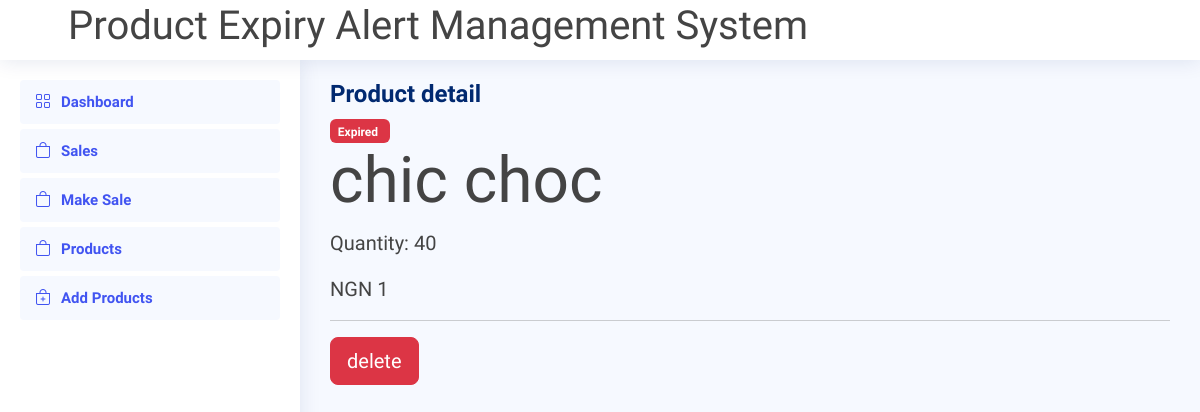
Page /inventory/3/ on the committed database.
### productManagement/models.py (models this page shows, shortened)
class Product(models.Model):
    category = models.ForeignKey(Category, on_delete=models.CASCADE)
    name = models.CharField(max_length=100)
    description = models.CharField(max_length=100)
    price = models.IntegerField()
    quantity = models.IntegerField()
    expiry_date = models.DateField(blank=True, editable=True)

### productManagement/views.py (the view)
# urls.py: path('inventory/<int:product_id>/', product_detail, name='product_detail'),
def product_detail(request, product_id):
    if request.POST:
        print(product_id)
        product = get_object_or_404(Product, pk=product_id)
        product.delete()
        return redirect("inventory")
    else:
        product = get_object_or_404(Product, id=product_id)
        context = {
            'product': product,
        }
        return render(request, 'product_detail.html', context)

### templates/product_detail.html (shortened to what this page needs)
{% extends "base.html" %}
{% block content %}
<header id="header" class="header fixed-top d-flex align-items-center">
    <h1 class="text-center p-5">Product Expiry Alert Management System</h1>
</header>
<aside id="sidebar" class="sidebar">
    <ul class="sidebar-nav" id="sidebar-nav">
        <li class="nav-item">
            <a class="nav-link " href="{% url 'index' %}">
                <i class="bi bi-grid"></i>
                <span>Dashboard</span>
            </a>
        </li>
        <li class="nav-item">
            <a class="nav-link " href="{% url 'sale' %}">
                <i class="bi bi-bag"></i>
                <span>Sales</span>
            </a>
        </li>
        <li class="nav-item">
            <a class="nav-link " href="{% url 'make-sale' %}">
                <i class="bi bi-bag"></i>
                <span>Make Sale</span>
            </a>
        </li>
        <li class="nav-item">
            <a class="nav-link " href="{% url 'inventory' %}">
                <i class="bi bi-bag"></i>
                <span>Products</span>
            </a>
        </li>
        <li class="nav-item">
            <a class="nav-link " href="{% url 'add-product' %}">
                <i class="bi bi-bag-plus"></i>
                <span>Add Products</span>
            </a>
        </li>
    </ul>
</aside>
<main id="main" class="main">
    <div class="pagetitle">
        <h1>Product detail</h1>
    </div>
    <section class="section dashboard">
        <div class="jumbotron">
            <div class="bg-danger rounded" style="width: 60px;">
                <span class="badge badge-danger text-white">Expired</span>
            </div>
            <h1 class="display-3">{{product.name}}</h1>
            <p class="lead">Quantity: {{product.quantity}}</p>
            <p class="lead">NGN {{product.price}}</p>
            <hr class="my-2">
            <p class="lead">
            <form method="post">
                <button class="btn btn-danger btn-lg" type="submit" href="" role="button">
                    delete</button>
            </form>
            </p>
        </div>
    </section>
</main>
{% endblock %}

### static/css/style.css (style rules this page uses)
:root { scroll-behavior: smooth; }
body { font-family: "Open Sans", sans-serif; background: #f6f9ff; color: #444444; }
a { color: #4154f1; text-decoration: none; }
h1, h2, h3, h4, h5, h6 { font-family: "Nunito", sans-serif; }
#main { margin-top: 60px; padding: 20px 30px; transition: all 0.3s; }
.pagetitle { margin-bottom: 10px; }
.pagetitle h1 { font-size: 24px; margin-bottom: 0; font-weight: 600; color: #012970; }
.header { transition: all 0.5s; z-index: 997; height: 60px; box-shadow: 0px 2px 20px rgba(1, 41, 112, 0.1); background-color: #fff; padding-left: 20px; }
.sidebar { position: fixed; top: 60px; left: 0; bottom: 0; width: 300px; z-index: 996; transition: all 0.3s; padding: 20px; overflow-y: auto; scrollbar-width: thin; scrollbar-color: #aab7cf transparent; box-shadow: 0px 0px 20px rgba(1, 41, 112, 0.1); background-color: #fff; }
@media (min-width: 1200px) { #main, #footer { margin-left: 300px; } }
.sidebar-nav { padding: 0; margin: 0; list-style: none; }
.sidebar-nav li { padding: 0; margin: 0; list-style: none; }
.sidebar-nav .nav-item { margin-bottom: 5px; }
.sidebar-nav .nav-link { display: flex; align-items: center; font-size: 15px; font-weight: 600; color: #4154f1; transition: 0.3; background: #f6f9ff; padding: 10px 15px; border-radius: 4px; }
.sidebar-nav .nav-link i { font-size: 16px; margin-right: 10px; color: #4154f1; }

### rows in the picture
Product: name "chic choc", quantity "40", price "1"
